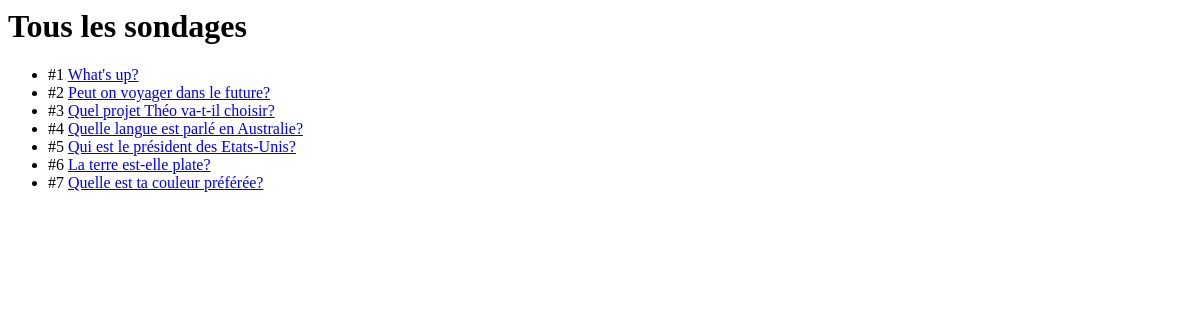
Page /polls/all/ on the earlier database version.
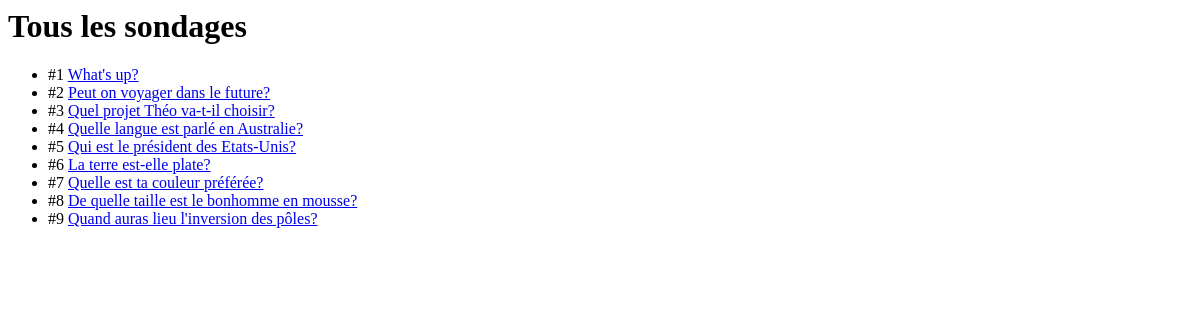
Same page on the later database version.
### polls/models.py (models this page shows, shortened)
class Question(models.Model):
    question_text = models.CharField(max_length=200)
    pub_date = models.DateTimeField('date published')

### polls/views.py (the view)
# urls.py: path('all/', views.all_questions, name='all'),
def all_questions(request):
    questions = Question.objects.order_by('id')
    return render(request, 'polls/all.html', {'questions': questions})

### polls/templates/polls/all.html
<h1>Tous les sondages</h1>
<ul>
    {% for question in questions %}
    <li>
        #{{ question.id }}
        <a href="{% url 'polls:detail' question.id %}">{{ question.question_text }}</a>
    </li>
    {% endfor %}
</ul>

Differences in the rows shown:
added Question: id "8", question_text "De quelle taille est le bonhomme en mousse?"
added Question: id "9", question_text "Quand auras lieu l'inversion des pôles?"
